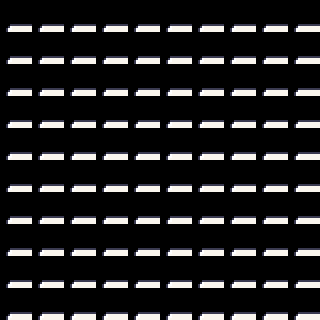

A 2D game scene composited from a Tiled map and its tileset images. What follows is a short description and the map's XML, with every tile layer's data as written:
An orthogonal 10x10 tile map with 32x32 px tiles, 1 tile layer (Ground).

<map version="1.10" tiledversion="1.11.2" orientation="orthogonal" renderorder="right-down" width="10" height="10" tilewidth="32" tileheight="32" infinite="0" nextlayerid="2" nextobjectid="1">
 <tileset firstgid="1" name="tileset" tilewidth="32" tileheight="32" tilecount="1248" columns="16">
  <image source="graphics/tilesets/1_Generic_32x32.png" width="512" height="2496" />
 </tileset>
 <layer id="1" name="Ground" width="10" height="10">
  <data encoding="csv">
1,1,1,1,1,1,1,1,1,1,
1,1,1,1,1,1,1,1,1,1,
1,1,1,1,1,1,1,1,1,1,
1,1,1,1,1,1,1,1,1,1,
1,1,1,1,1,1,1,1,1,1,
1,1,1,1,1,1,1,1,1,1,
1,1,1,1,1,1,1,1,1,1,
1,1,1,1,1,1,1,1,1,1,
1,1,1,1,1,1,1,1,1,1,
1,1,1,1,1,1,1,1,1,1
</data>
 </layer>
</map>
